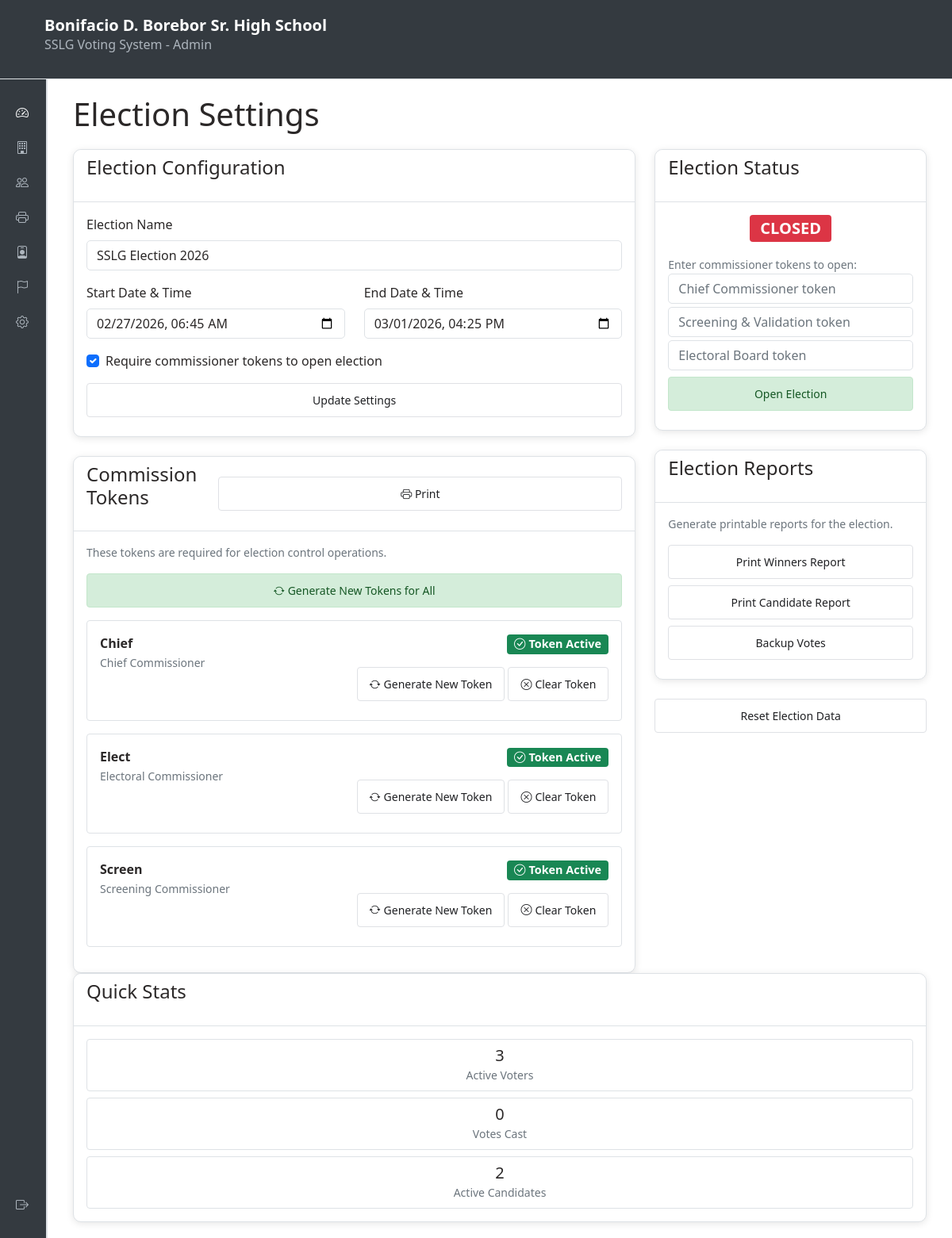
/admin/election.php (signed in), run on an earlier commit of the app's database.
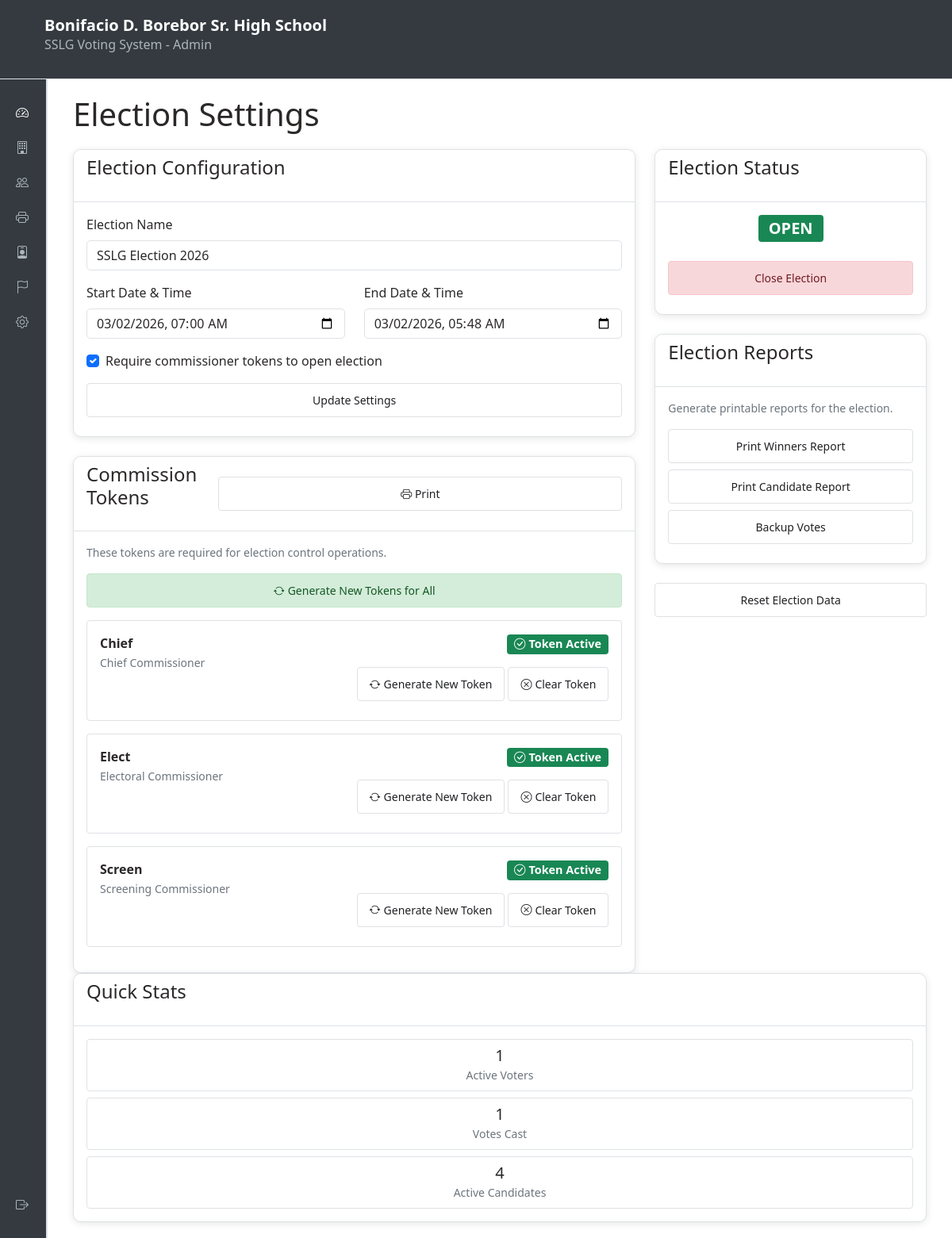
And on a later commit of the database.
### tables this page shows
CREATE TABLE election_settings (
            id INTEGER PRIMARY KEY AUTOINCREMENT,
            election_name TEXT NOT NULL DEFAULT 'SSLG Election',
            election_token TEXT,
            is_open INTEGER NOT NULL DEFAULT 0,
            start_date TEXT,
            end_date TEXT,
            created_at TEXT DEFAULT CURRENT_TIMESTAMP,
            updated_at TEXT DEFAULT CURRENT_TIMESTAMP
        , logo_path TEXT, theme_color TEXT DEFAULT '#343a40', allowed_ips TEXT, chief_commissioner_token TEXT, screening_validation_token TEXT, electoral_board_token TEXT, require_open_tokens INTEGER NOT NULL DEFAULT 0);

### includes/config.php (called while the page is built, shortened)
<?php
function getDBConnection() {
    static $conn = null;
    if ($conn === null) {
        try {
            $conn = new PDO(
                "sqlite:" . DB_FILE,
                null,
                null,
                [
                    PDO::ATTR_ERRMODE => PDO::ERRMODE_EXCEPTION,
                    PDO::ATTR_DEFAULT_FETCH_MODE => PDO::FETCH_ASSOC,
                ]
            );
        } catch (PDOException $e) {
            die("Database connection failed: " . $e->getMessage());
        }
    }
    return $conn;
}
function getElectionStatus() {
    try {
        $db = getDBConnection();
        $stmt = $db->query("SELECT * FROM election_settings ORDER BY id DESC LIMIT 1");
        $result = $stmt->fetch();
        return $result ?? null;
    } catch (Exception $e) {
        return null;
    }
}
function getThemeCSSDeclaration() {
    $election = getElectionStatus();
    $theme = $election['theme_color'] ?? '#343a40';
    return '--theme-color: ' . htmlspecialchars($theme, ENT_QUOTES, 'UTF-8') . ';';
}
?>

### admin/election.php (the view, shortened to what the changed rows need)
<?php
require_once __DIR__ . '/../includes/config.php';
include '../includes/admin_header.php';
include '../includes/admin_sidebar.php';
?>
:root { <?php echo getThemeCSSDeclaration(); ?> }
<div class="admin-content">
       <div class="container-fluid">
        <h1>Election Settings</h1>
        <div class="row">
            <div class="col-md-8">
                <div class="card mb-4">
                    <div class="card-body">
                        <form method="POST" action="">
                            <div class="mb-3">
                                <label for="election_name" class="form-label">Election Name</label>
                                <input type="text" class="form-control" id="election_name" name="election_name" value="<?php echo htmlspecialchars($election['election_name'] ?? ''); ?>" required>
                            </div>
                            <div class="row">
                                <div class="col-md-6">
                                    <div class="mb-3">
                                        <label for="start_date" class="form-label">Start Date & Time</label>
                                        <input type="datetime-local" class="form-control" id="start_date" name="start_date" value="<?php echo $election['start_date'] ? date('Y-m-d\TH:i', strtotime($election['start_date'])) : ''; ?>">
                                    </div>
                                </div>
                                <div class="col-md-6">
                                    <div class="mb-3">
                                        <label for="end_date" class="form-label">End Date & Time</label>
                                        <input type="datetime-local" class="form-control" id="end_date" name="end_date" value="<?php echo $election['end_date'] ? date('Y-m-d\TH:i', strtotime($election['end_date'])) : ''; ?>">
                                    </div>
                                </div>
                            </div>
                            <div class="form-check mb-3">
                                <input class="form-check-input" type="checkbox" id="require_open_tokens" name="require_open_tokens" value="1" <?php echo !empty($election['require_open_tokens']) ? 'checked' : ''; ?>>
                                <label class="form-check-label" for="require_open_tokens">
                                    Require commissioner tokens to open election
                                </label>
                            </div>
                        </form>
                    </div>
                </div>
            </div>
            <div class="col-md-4">
                <div class="card mb-4">
                    <div class="card-body text-center">
                        <span class="badge <?php echo $election['is_open'] ? 'bg-success fs-5' : 'bg-danger fs-5'; ?> mb-3">
                            <?php echo $election['is_open'] ? 'OPEN' : 'CLOSED'; ?>
                        </span>
                        <?php if ($election['is_open']): ?>
                            <button type="button" class="btn btn-danger w-100 mb-2" data-bs-toggle="modal" data-bs-target="#closeModal">
                                Close Election
                            </button>
                        <?php else: ?>
                            <form method="POST" class="d-inline">
                                <?php if (!empty($election['require_open_tokens'])): ?>
                                    <div class="mb-2 text-start">
                                        <small class="text-muted">Enter commissioner tokens to open:</small>
                                        <input type="password" class="form-control mb-1" name="token_chief" placeholder="Chief Commissioner token" required>
                                        <input type="password" class="form-control mb-1" name="token_screening" placeholder="Screening &amp; Validation token" required>
                                        <input type="password" class="form-control" name="token_electoral" placeholder="Electoral Board token" required>
                                    </div>
                                <?php endif; ?>
                                <button type="submit" class="btn btn-success w-100 mb-2">Open Election</button>
                            </form>
                        <?php endif; ?>
                    </div>
                </div>
                    </div>
                </div>
                <div class="card">
                    <div class="card-body">
                        <?php
                        $total_voters = $db->query("SELECT COUNT(*) FROM users WHERE role = 'voter' AND is_active = 1")->fetchColumn();
                        $total_votes = $db->query("SELECT COUNT(DISTINCT voter_id) FROM votes")->fetchColumn();
                        $total_candidates = $db->query("SELECT COUNT(*) FROM candidates WHERE is_active = 1")->fetchColumn();
                        ?>
                        <div class="row text-center">
                            <div class="col-12 mb-2">
                                <div class="border rounded p-2">
                                    <div class="h5 mb-0"><?php echo $total_voters; ?></div>
                                    <small class="text-muted">Active Voters</small>
                                </div>
                            </div>
                            <div class="col-12 mb-2">
                                <div class="border rounded p-2">
                                    <div class="h5 mb-0"><?php echo $total_votes; ?></div>
                                    <small class="text-muted">Votes Cast</small>
                                </div>
                            </div>
                            <div class="col-12">
                                <div class="border rounded p-2">
                                    <div class="h5 mb-0"><?php echo $total_candidates; ?></div>
                                    <small class="text-muted">Active Candidates</small>
                                </div>
                            </div>
                        </div>
                    </div>
                </div>
<?php include '../includes/admin_footer.php'; ?>

What changed in the data, as far as the page shows it:
changed election_settings: start_date "02/27/2026 06:45" → "03/02/2026 07:00"; end_date "03/01/2026 16:25" → "03/02/2026 05:48"; is_open 0 → 1 (drawn)
Also different on the page:
$total_voters: "3" → "1"
$total_votes: "0" → "1"
$total_candidates: "2" → "4"
text no longer shown: "CLOSED Enter commissioner tokens to open: Open Election"
text now shown: "OPEN Close Election"
